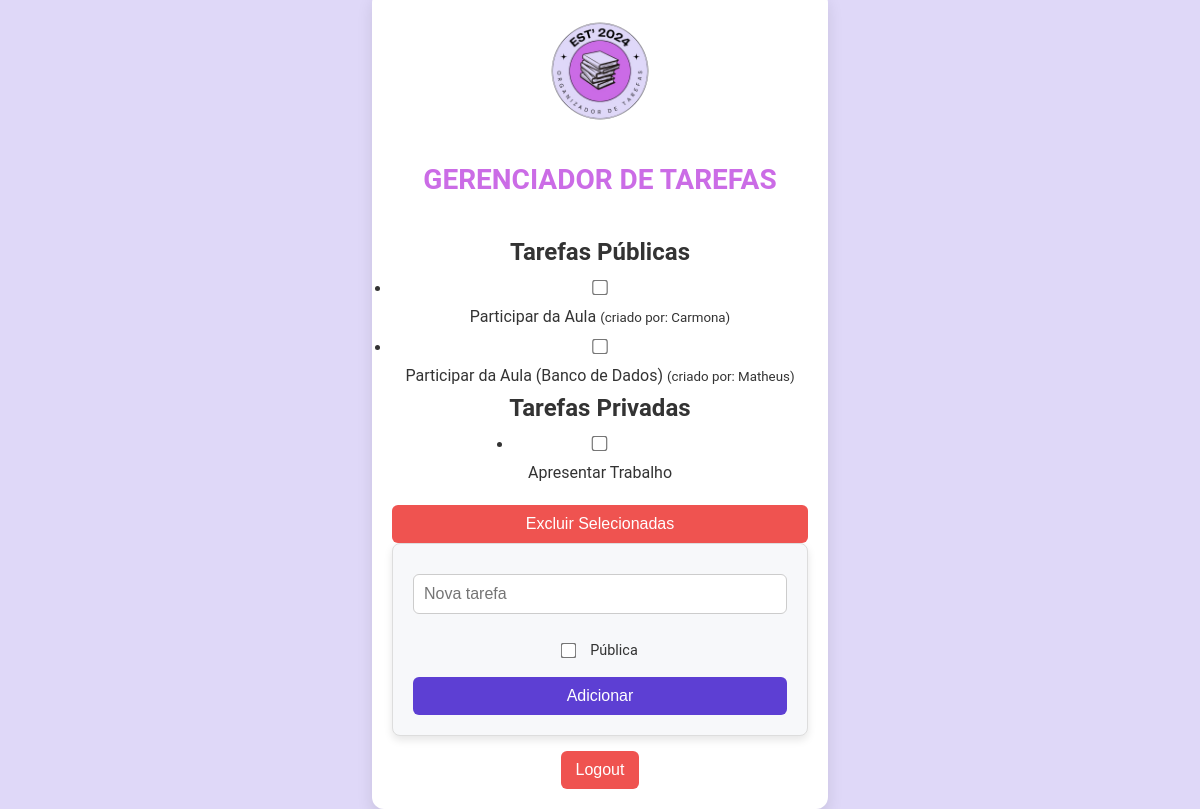
The page / (signed in) on the database as committed earlier.
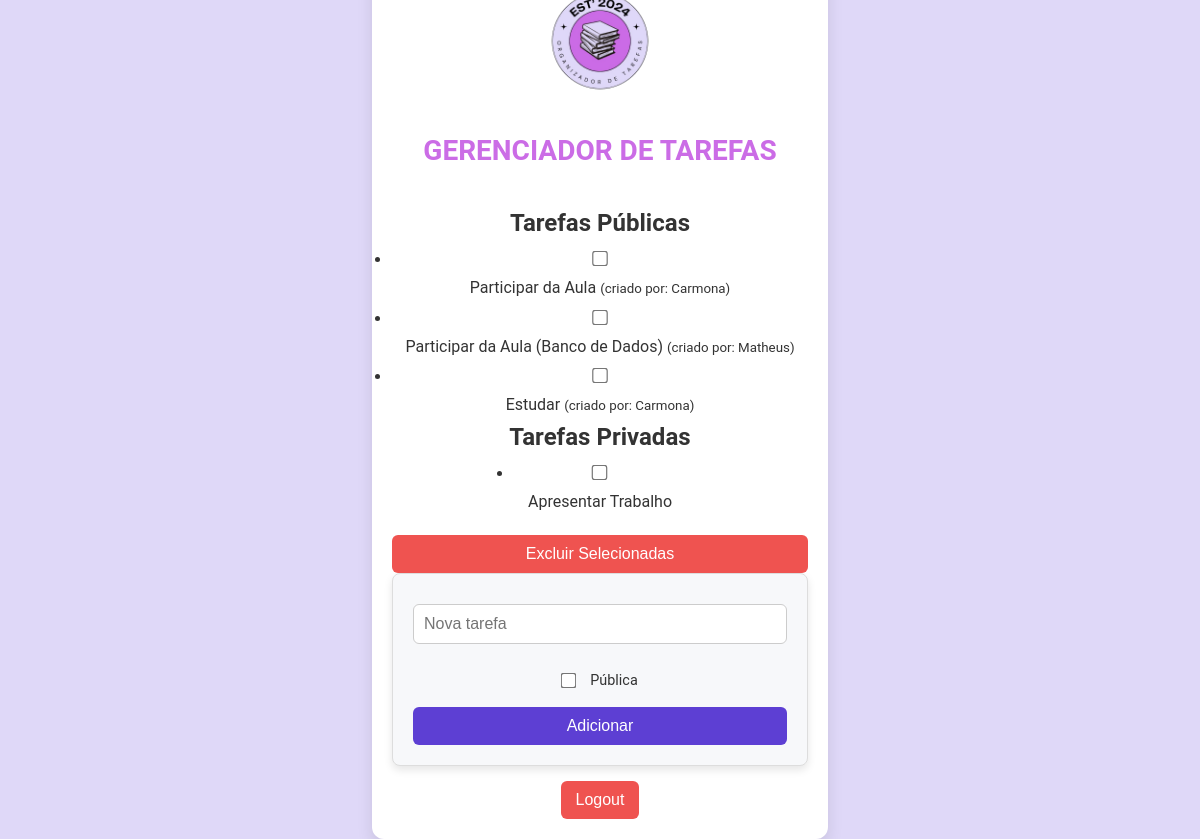
The same page on the database as committed later.
### app.py (models this page shows)
class Tarefa(db.Model):
    __tablename__ = 'tarefa'
    id = Column(Integer, primary_key=True)
    nome = Column(String, nullable=False)
    usuario_id = Column(Integer, db.ForeignKey('usuario.id'), nullable=True)
    publica = Column(Boolean, default=False)
    usuario = db.relationship('Usuario', backref='tarefas')

class Usuario(UserMixin, db.Model):
    id = db.Column(db.Integer, primary_key=True)
    login = db.Column(db.String(150), unique=True, nullable=False)
    senha = db.Column(db.String(150), nullable=False)
    is_admin = db.Column(db.Boolean, default=False)

### app.py (the view)
@app.route('/')
@login_required
def index():
    tarefas_publicas = Tarefa.query.filter_by(publica=True).all()
    tarefas_privadas = Tarefa.query.filter_by(usuario_id=current_user.id, publica=False).all()
    return render_template('index.html', tarefas_publicas=tarefas_publicas, tarefas_privadas=tarefas_privadas)

### app.py (called while the page is built)
@login_manager.user_loader
def load_user(user_id):
    return Usuario.query.get(int(user_id))

### templates/index.html (shortened to what this page needs)
<!DOCTYPE html>
<html lang="pt-br">
<head>
    <link rel="stylesheet" href="{{ url_for('static', filename='style.css') }}">
    <link rel="stylesheet" href="{{ url_for('static', filename='index.css') }}">
</head>
<body>
    <div class="container">
        <div class="logo">
            <img src="{{ url_for('static', filename='images/logogt.png') }}" alt="Logo" class="logo-img">
        </div>
        <h1 class="project-name">Gerenciador de Tarefas</h1>
        <form id="mass-delete-form" action="/delete_selected" method="POST">
            <h2>Tarefas Públicas</h2>
            <ul>
                {% for tarefa in tarefas_publicas %}
                <li>
                    <input type="checkbox" name="tarefas" value="{{ tarefa.id }}">
                    {{ tarefa.nome }} <small>(criado por: {{ tarefa.usuario.login }})</small>
                </li>
                {% endfor %}
            </ul>
            <h2>Tarefas Privadas</h2>
            <ul>
                {% for tarefa in tarefas_privadas %}
                <li>
                    <input type="checkbox" name="tarefas" value="{{ tarefa.id }}">
                    {{ tarefa.nome }}
                </li>
                {% endfor %}
            </ul>
            <button type="submit" class="delete-btn">Excluir Selecionadas</button>
        </form>
        <form class="add-task" action="/add" method="POST">
            <input type="text" name="tarefa" placeholder="Nova tarefa" required>
            <label>
                <input type="checkbox" name="publica">
                Pública
            </label>
            <button type="submit">Adicionar</button>
        </form>
        <form action="/logout" method="POST" style="display: inline;">
            <button type="submit" class="logout-btn">Logout</button>
        </form>
    </div>
</body>
</html>

### static/style.css (style rules this page uses)
* { margin: 0; padding: 0; box-sizing: border-box; }
body { font-family: 'Roboto', sans-serif; background-color: #dfd8f8; color: #333; line-height: 1.6; }
body, html { height: 100%; display: flex; justify-content: center; align-items: center; margin: 0; }
.logo-img { width: 120px; height: auto; margin-bottom: 20px; }
.project-name { font-size: 28px; font-weight: bold; color: #cb6ce6; text-transform: uppercase; margin-bottom: 30px; }
button { padding: 12px 20px; background-color: #cb6ce6; color: white; border: none; border-radius: 8px; font-size: 16px; width: 100%; cursor: pointer; transition: background-color 0.3s ease; }
input[type="text"], input[type="password"], input[type="checkbox"] { padding: 12px; margin: 10px 0; border: 1px solid #bdbdbd; border-radius: 8px; font-size: 16px; width: 100%; }
input[type="checkbox"] { transform: scale(1.2); margin-right: 10px; }
.logout-btn { background-color: #ef5350; color: white; width: auto; padding: 12px 20px; border-radius: 8px; font-size: 16px; }
form { display: flex; flex-direction: column; width: 100%; align-items: center; }

### static/index.css (style rules this page uses)
.container { width: 100%; max-width: 800px; padding: 20px; background-color: #ffffff; box-shadow: 0px 8px 16px rgba(0, 0, 0, 0.1); border-radius: 12px; text-align: center; }
h1 { font-size: 2.2em; color: #5d3fd3; margin-bottom: 20px; font-weight: 600; }
button.delete-btn { background-color: #ef5350; color: #fff; padding: 10px 15px; border: none; border-radius: 6px; cursor: pointer; font-size: 1em; font-weight: 500; transition: background-color 0.3s ease; margin-top: 20px; }
form.add-task { background-color: #f7f8fa; padding: 20px; border-radius: 8px; border: 1px solid #ddd; box-shadow: 0px 4px 8px rgba(0, 0, 0, 0.1); display: flex; flex-direction: column; gap: 10px; }
.add-task input[type="text"] { padding: 10px; font-size: 1em; border-radius: 6px; border: 1px solid #ccc; width: 100%; }
.add-task label { display: flex; align-items: center; font-size: 0.9em; gap: 5px; }
.add-task button { background-color: #5d3fd3; color: #fff; border: none; padding: 10px; border-radius: 6px; font-size: 1em; cursor: pointer; transition: background-color 0.3s ease; }
.logout-btn { background-color: #ef5350; color: white; padding: 10px 15px; border-radius: 6px; font-size: 1em; cursor: pointer; border: none; transition: background-color 0.3s ease; display: inline-block; margin-top: 15px; }

Rows that differ between the two databases and show on the page:
added Tarefa: nome "Estudar", usuario.login "Carmona", shown under "Tarefas Públicas"
